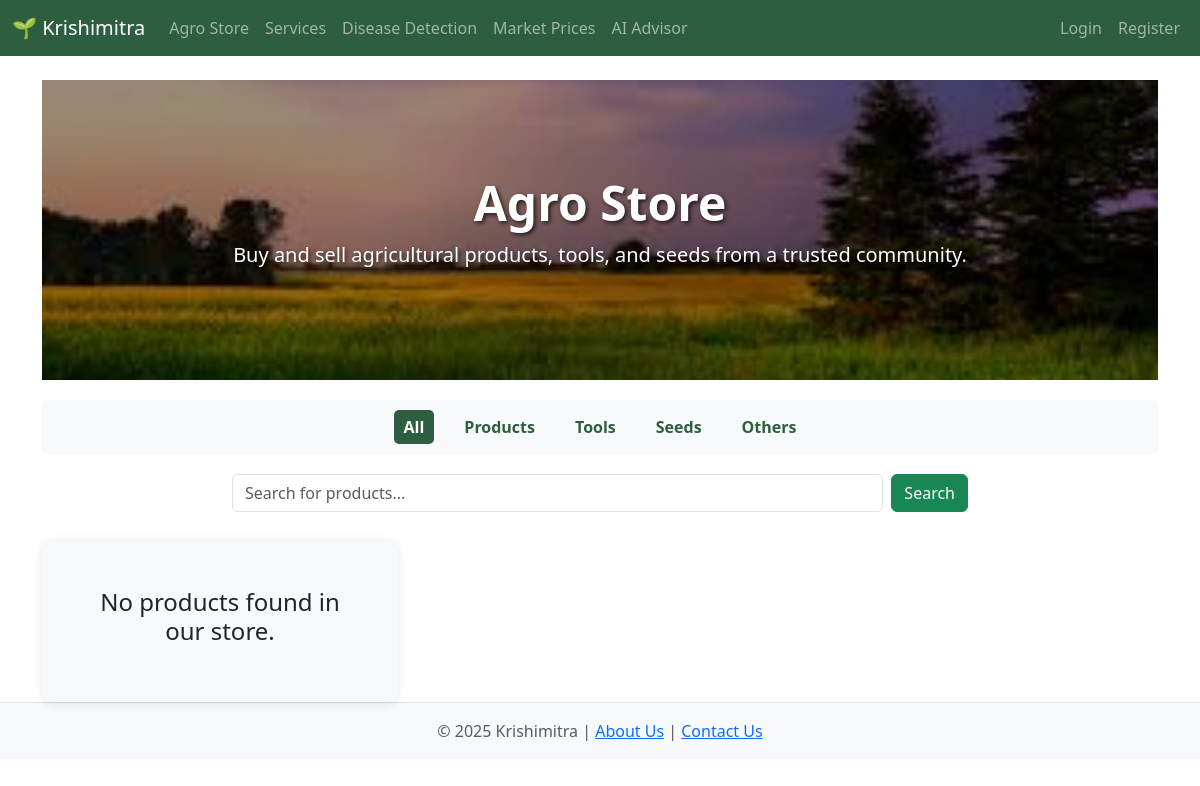
/store, run on an earlier commit of the app's database.
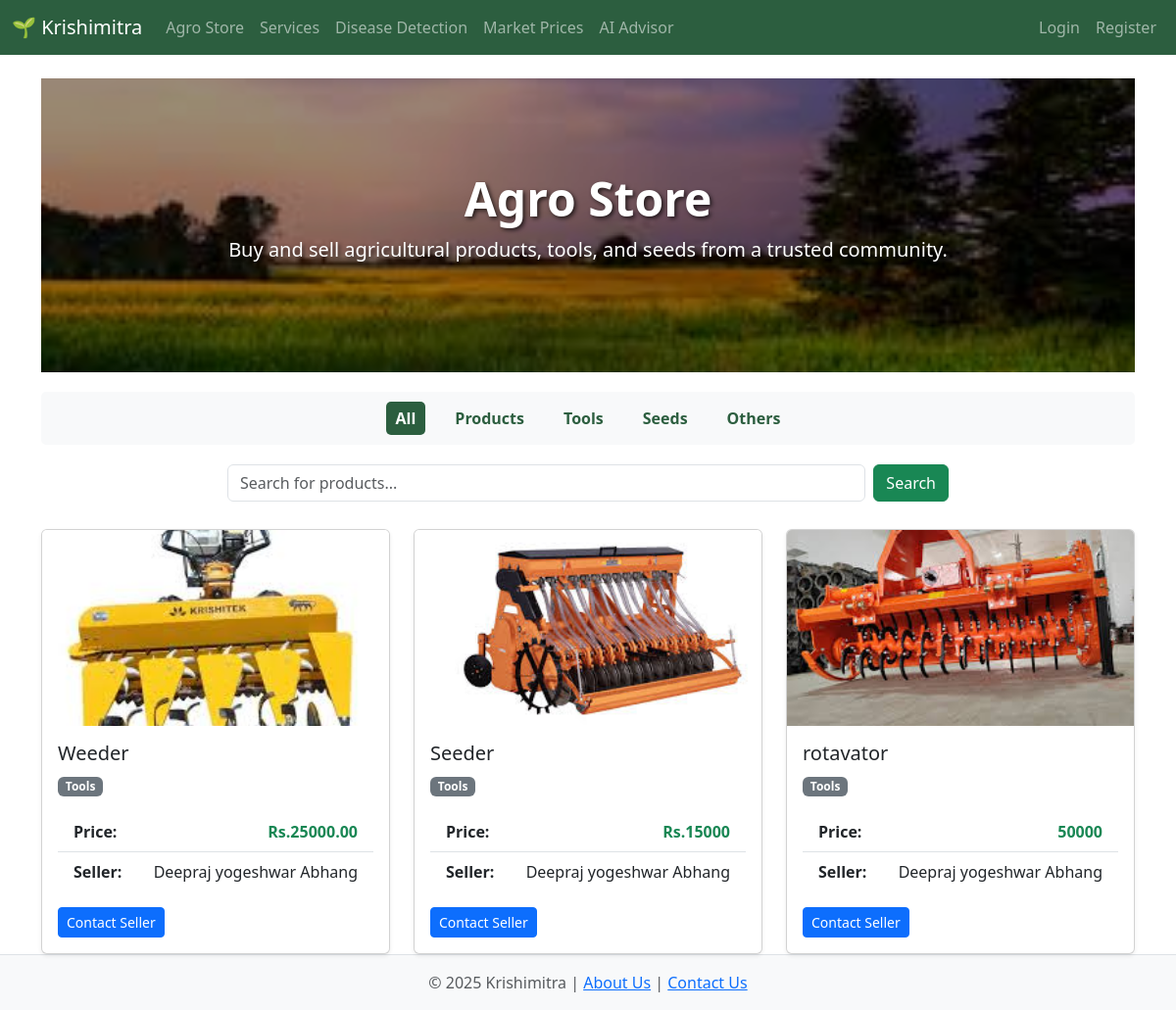
And on a later commit of the database.
### app.py (models this page shows)
class Product(db.Model):
    id = db.Column(db.Integer, primary_key=True)
    name = db.Column(db.String(100), nullable=False)
    category = db.Column(db.String(50), nullable=False)
    description = db.Column(db.Text, nullable=False)
    price = db.Column(db.String(50), nullable=False)
    image = db.Column(db.String(100), nullable=False)
    seller_id = db.Column(db.Integer, db.ForeignKey('user.id'), nullable=False)

class User(db.Model):
    id = db.Column(db.Integer, primary_key=True)
    name = db.Column(db.String(100), nullable=False)
    email = db.Column(db.String(120), unique=True, nullable=False)
    mobile = db.Column(db.String(20), unique=True, nullable=False)
    password = db.Column(db.String(200), nullable=False)
    role = db.Column(db.String(20), nullable=False)
    products = db.relationship('Product', backref='seller_user', lazy=True)
    services = db.relationship('Service', backref='provider', lazy=True)

### app.py (the view)
@app.route('/store')
def store():
    query = Product.query
    search_term, category = request.args.get('search', '').lower(), request.args.get('category')
    if category: query = query.filter(Product.category == category)
    if search_term: query = query.filter(or_(Product.name.ilike(f'%{search_term}%'), Product.description.ilike(f'%{search_term}%')))
    products = query.order_by(Product.id.desc()).all()
    amazon_link, flipkart_link = None, None
    if not products and search_term:
        url_safe_keyword = quote_plus(search_term)
        amazon_link = f"https://www.amazon.in/s?k={url_safe_keyword}"
        flipkart_link = f"https://www.flipkart.com/search?q={url_safe_keyword}"
    return render_template('store.html', products=products, active_category=category, search_query=search_term, amazon_link=amazon_link, flipkart_link=flipkart_link)

### templates/store.html (shortened to what this page needs)
{% extends 'base.html' %}
{% block content %}
<div class="store-banner">
    <div class="store-banner-overlay"></div>
    <div class="store-banner-content">
        <h1 class="display-5 fw-bold">Agro Store</h1>
        <p class="lead">Buy and sell agricultural products, tools, and seeds from a trusted community.</p>
    </div>
</div>
<div class="category-nav">
    <a href="{{ url_for('store') }}" class="{% if not active_category %}active{% endif %}">All</a>
    <a href="{{ url_for('store', category='Products') }}" class="{% if active_category == 'Products' %}active{% endif %}">Products</a>
    <a href="{{ url_for('store', category='Tools') }}" class="{% if active_category == 'Tools' %}active{% endif %}">Tools</a>
    <a href="{{ url_for('store', category='Seeds') }}" class="{% if active_category == 'Seeds' %}active{% endif %}">Seeds</a>
    <a href="{{ url_for('store', category='Others') }}" class="{% if active_category == 'Others' %}active{% endif %}">Others</a>
</div>
<div class="row justify-content-center">
    <div class="col-md-8">
        <form method="GET" action="{{ url_for('store') }}" class="d-flex">
            <input class="form-control me-2" type="search" name="search" placeholder="Search for products..." value="{{ search_query or '' }}">
            <button class="btn btn-success" type="submit">Search</button>
        </form>
    </div>
</div>
<div class="row row-cols-1 row-cols-md-2 row-cols-lg-3 g-4 mt-1">
    {% for product in products %}
    <div class="col">
        <div class="card h-100 shadow-sm">
            <img src="{{ url_for('static', filename='product_uploads/' + product.image) }}" class="card-img-top" alt="{{ product.name }}" style="height: 200px; object-fit: cover;">
            <div class="card-body d-flex flex-column">
                <h5 class="card-title">{{ product.name }}</h5>
                <p class="card-text text-muted"><span class="badge bg-secondary">{{ product.category }}</span></p>
                <ul class="list-group list-group-flush flex-grow-1 mb-3">
                    <li class="list-group-item">
                        <strong>Price:</strong>
                        <span class="float-end text-success fw-bold">{{ product.price }}</span>
                    </li>
                    <li class="list-group-item">
                        <strong>Seller:</strong>
                        <span class="float-end">{{ product.seller_user.name }}</span>
                    </li>
                </ul>
                <div class="mt-auto d-flex justify-content-between align-items-center">
                    <a href="{{ url_for('conversation_start_product', product_id=product.id) }}" class="btn btn-primary btn-sm">Contact Seller</a>
                </div>
            </div>
        </div>
    </div>
    {% else %}
        <div class="col-12 text-center">
            <div class="not-found-container p-5">
                <h4>No products found in our store.{% if search_query %} for "{{ search_query }}"{% endif %}</h4>
            </div>
        </div>
    {% endfor %}
</div>
{% endblock %}

### templates/base.html (shortened to what this page needs)
<!DOCTYPE html>
<html lang="en">
<head>
    <link href="https://cdn.jsdelivr.net/npm/bootstrap@5.3.3/dist/css/bootstrap.min.css" rel="stylesheet">
    <link rel="stylesheet" href="{{ url_for('static', filename='css/style.css') }}">
    <link rel="stylesheet" href="https://cdnjs.cloudflare.com/ajax/libs/animate.css/4.1.1/animate.min.css"/>
</head>
<body class="{% block body_class %}{% endblock %}">
    <nav class="navbar navbar-expand-lg navbar-dark" style="background-color: #2c5e3f;">
        <div class="container-fluid">
            <a class="navbar-brand" href="/">🌱 Krishimitra</a>
            <div class="collapse navbar-collapse" id="navbarNav">
                <ul class="navbar-nav me-auto mb-2 mb-lg-0">
                    <li class="nav-item">
                        <a class="nav-link" href="{{ url_for('store') }}">Agro Store</a>
                    </li>
                    <li class="nav-item">
                        <a class="nav-link" href="{{ url_for('find_services') }}">Services</a>
                    </li>
                    <li class="nav-item">
                        <a class="nav-link" href="{{ url_for('disease_detection') }}">Disease Detection</a>
                    </li>
                    <li class="nav-item">
                        <a class="nav-link" href="{{ url_for('market_prices') }}">Market Prices</a>
                    </li>
                    <li class="nav-item">
                        <a class="nav-link" href="{{ url_for('crop_advisory') }}">AI Advisor</a>
                    </li>
                </ul>
                <ul class="navbar-nav">
                    {% if 'user_email' in session %}
                        <li class="nav-item dropdown">
                            <a class="nav-link dropdown-toggle" href="#" id="navbarDropdown" role="button" data-bs-toggle="dropdown" aria-expanded="false">
                                {{ session.get('user_email') }}
                            </a>
                            <ul class="dropdown-menu dropdown-menu-end" aria-labelledby="navbarDropdown">
                                {% if session.get('role') == 'admin' %}
                                    <li><a class="dropdown-item" href="{{ url_for('admin_dashboard') }}">Admin Dashboard</a></li>
                                {% endif %}
                                <li><a class="dropdown-item" href="{{ url_for('dashboard') }}">My Dashboard</a></li>
                                <li><a class="dropdown-item" href="{{ url_for('inbox') }}">Inbox</a></li>
                                <li><hr class="dropdown-divider"></li>
                                <li><a class="dropdown-item" href="{{ url_for('logout') }}">Logout</a></li>
                            </ul>
                        </li>
                    {% else %}
                        <li class="nav-item">
                            <a class="nav-link" href="{{ url_for('login') }}">Login</a>
                        </li>
                        <li class="nav-item">
                            <a class="nav-link" href="{{ url_for('register') }}">Register</a>
                        </li>
                    {% endif %}
                </ul>
            </div>
        </div>
    </nav>
    <main class="container mt-4 animate__animated animate__fadeIn">
        {% block content %}{% endblock %}
    </main>
    <footer class="footer mt-auto py-3 bg-light border-top">
        <div class="container text-center">
            <span class="text-muted">© 2025 Krishimitra | <a href="{{ url_for('about') }}">About Us</a> | <a href="{{ url_for('contact_admin') }}">Contact Us</a></span>
        </div>
    </footer>
</body>
</html>

### static/css/style.css (style rules this page uses)
.store-banner { position: relative; background: url('../images/store-banner.jpg') no-repeat center center; background-size: cover; height: 300px; display: flex; align-items: center; justify-content: center; color: white; text-shadow: 2px 2px 4px rgba(0,0,0,0.7); }
.store-banner-overlay { position: absolute; top: 0; left: 0; right: 0; bottom: 0; background: rgba(0, 0, 0, 0.4); }
.store-banner-content { position: relative; z-index: 1; text-align: center; }
.category-nav { display: flex; justify-content: center; gap: 20px; margin: 20px 0; padding: 10px; background: #f8f9fa; border-radius: 5px; }
.category-nav a { text-decoration: none; color: #2c5e3f; font-weight: bold; padding: 5px 10px; border-radius: 5px; transition: background-color 0.3s; }
.category-nav a:hover, .category-nav a.active { background-color: #2c5e3f; color: white; }
.animate__fadeIn { animation-duration: 0.8s; }
.form-control, .form-select { transition: border-color 0.3s ease, box-shadow 0.3s ease; }

What changed in the data, as far as the page shows it:
added Product: image (picture), name "Weeder", category "Tools", price "Rs.25000.00", seller_user.name "Deepraj yogeshwar Abhang"
added Product: image (picture), name "Seeder", category "Tools", price "Rs.15000", seller_user.name "Deepraj yogeshwar Abhang"
added Product: image+name (picture), name "rotavator", category "Tools", price "50000", seller_user.name "Deepraj yogeshwar Abhang"
Also different on the page:
text no longer shown: "No products found in our store."
